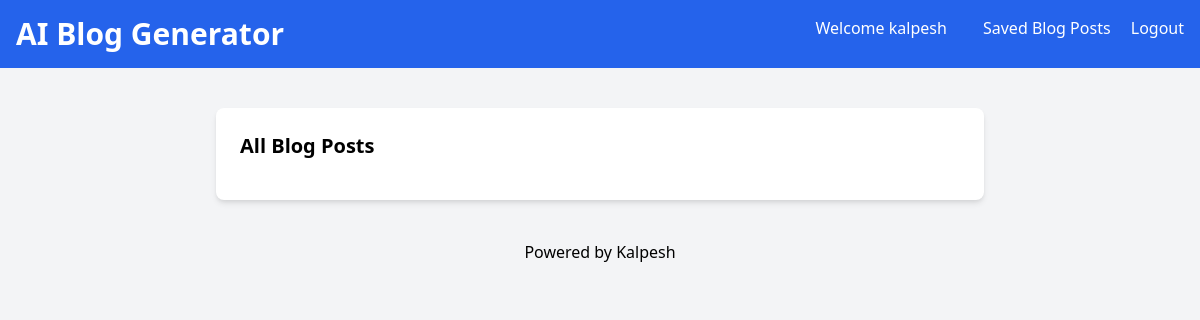
/blog-list (signed in), run on an earlier commit of the app's database.
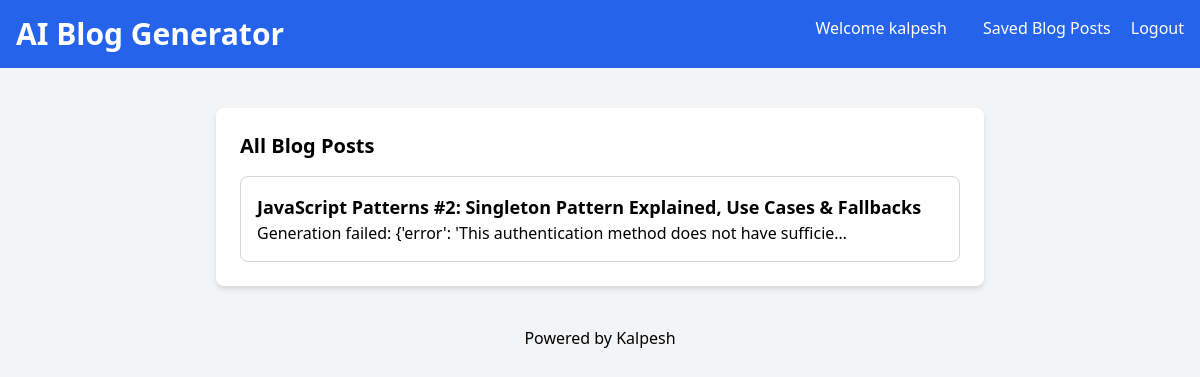
And on a later commit of the database.
### blog_generator/models.py (models this page shows, shortened)
class BlogPost(models.Model):
    user=models.ForeignKey(User,on_delete=models.CASCADE)
    youtube_title=models.CharField(max_length=300)
    youtube_link=models.URLField()
    generated_content =models.TextField()
    created_at =models.DateTimeField(auto_now_add=True)

### blog_generator/views.py (the view)
# urls.py: path('blog-list',views.blog_list,name='blog-list'),
def blog_list(request):
    blog_articles = BlogPost.objects.filter(user=request.user)
    return render(request, "all-blogs.html", {'blog_articles': blog_articles})

### templates/all-blogs.html (shortened to what this page needs)
<!DOCTYPE html>
<html lang="en">
<head>
    <link href="https://cdn.jsdelivr.net/npm/tailwindcss@2.2.19/dist/tailwind.min.css" rel="stylesheet">
</head>
<body class="bg-gray-100 font-sans antialiased">
    <nav class="bg-blue-600 p-4 text-white flex justify-between">
        <div>
            <h1 class="text-3xl font-bold">AI Blog Generator</h1>
        </div>
        <div>
            <a href="#" class="text-white hover:underline mx-4">Welcome {{ user.username }}</a>
            <a href="/blog-list" class="text-white hover:underline mx-4">Saved Blog Posts</a>
            <a href="#" class="text-white hover:underline">Logout</a>
        </div>
    </nav>
    <div class="container mx-auto mt-10 px-4 sm:px-0">
        <div class="max-w-3xl mx-auto bg-white p-6 rounded-lg shadow-md">
            <section>
                <h2 class="text-xl mb-4 font-semibold">All Blog Posts</h2>
                <div class="space-y-4">
                    {% for article in blog_articles reversed %}
                    <a href="blog-details/{{article.id}}">
                        <div class="border border-gray-300 p-4 rounded-lg">
                            <h3 class="text-lg font-semibold">{{article.youtube_title}}</h3>
                            <p>{{article.generated_content|truncatechars:80}}</p>
                        </div>
                    </a>
                    {% endfor %}
                </div>
            </section>
        </div>
    </div>
    <footer class="text-center p-4 text-blacl mt-6">
        Powered by Kalpesh
    </footer>
</body>
</html>

What changed in the data, as far as the page shows it:
added BlogPost: youtube_title "JavaScript Patterns #2: Singleton Pattern Explained, Use Cases & Fallbacks", generated_content "Generation failed: {'error': 'This authentication method does not have sufficie…"
